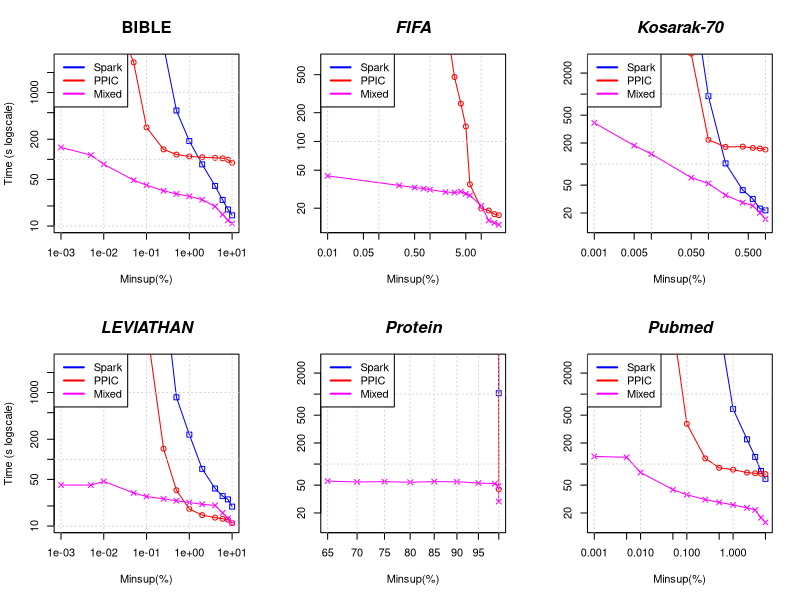

Generate this figure with R:

#png(file="mygraphic.png",width=1259,height=756)
par(mfrow=c(2,3))

#BIBLE 
#DATA
x <- c(0.00001, 0.00005, 0.0001, 0.0005, 0.001, 0.0025, 0.005, 0.01, 0.02, 0.04, 0.06, 0.08, 0.10)*100

spark <-c(40000000, 40000000, 40000000, 40000000, 40000000, 5000000, 538239, 187962, 84010, 39947, 24614, 17728, 14470)/1000
PPIC <- c(40000000, 40000000, 40000000, 2833993, 301266, 140799, 117743, 110585, 107425, 105201, 103492, 98633, 88532)/1000
Mixed <- c(150723, 115710, 84153, 48707, 40943, 33764, 30361, 27948, 24831, 19688, 14911, 12159, 10918)/1000

#PLOT
plot(x,spark, log = "xy", type="o", pch=0, xlab="Minsup(%)", ylab="Time (s logscale)", col="blue", ylim=c(10, 3000))
lines(x,PPIC, col="red", type="o", pch=1)
lines(x,Mixed, col="magenta", type="o", pch=4)
title(main="BIBLE", cex.lab=1.5, cex.axis=1.5, cex.main=1.5, cex.sub=1.5)
grid()
legend("topleft", legend=c("Spark", "PPIC", "Mixed"), lty=c(1,1),lwd=c(2,2), col=c("blue","red", "magenta"), cex = 1)

#FIFA 
#DATA
x <- c(0.0001, 0.0025, 0.005, 0.0075, 0.01, 0.02, 0.03, 0.04, 0.05, 0.06, 0.10, 0.14, 0.18, 0.22)*100

spark <-c(2000000, 2000000, 2000000, 2000000, 2000000, 2000000, 2000000, 2000000, 2000000, 2000000, 2000000, 2000000, 2000000, 2000000)/1000
PPIC <- c(2000000, 2000000, 2000000, 2000000, 2000000, 2000000, 473165, 248836, 143546, 35556, 19849, 18911, 17337, 16897)/1000
Mixed <- c(43620, 34604, 32904, 32074, 31306, 29560, 29193, 29855, 28350, 27236, 21180, 14881, 14039, 13432)/1000

#PLOT
plot(x,spark, log = "xy", type="o", pch=0, xlab="Minsup(%)", ylab="", col="blue", ylim=c(13, 700))
lines(x,PPIC, col="red", type="o", pch=1)
lines(x,Mixed, col="magenta", type="o", pch=4)
title(main="FIFA", font.main=4, cex.lab=1.5, cex.axis=1.5, cex.main=1.5, cex.sub=1.5)
grid()
legend("topleft", legend=c("Spark", "PPIC", "Mixed"), lty=c(1,1),lwd=c(2,2), col=c("blue","red", "magenta"), cex = 1)


#KOSARAK 
#DATA
x <- c(0.00001, 0.00005, 0.0001, 0.0005, 0.001, 0.002, 0.004, 0.006, 0.008, 0.01)*100

spark <- c(40000000, 40000000, 40000000, 40000000, 934453, 102276, 42424, 31769, 23115, 21834)/1000
PPIC <- c(40000000, 40000000, 40000000, 3787552, 222267, 176032, 177696, 170233, 167167, 160994)/1000
Mixed <- c(387796, 183518, 139266, 63920, 52935, 35868, 28153, 25438, 20055, 16337)/1000

#PLOT
plot(x,spark, log = "xy", type="o", pch=0, xlab="Minsup(%)", ylab="", col="blue", ylim=c(13, 3000))
lines(x,PPIC, col="red", type="o", pch=1)
lines(x,Mixed, col="magenta", type="o", pch=4)
title(main="Kosarak-70", font.main=4, cex.lab=1.5, cex.axis=1.5, cex.main=1.5, cex.sub=1.5)
grid()
legend("topleft", legend=c("Spark", "PPIC", "Mixed"), lty=c(1,1),lwd=c(2,2), col=c("blue","red", "magenta"), cex = 1)


#LEVIATHAN 
#DATA
x <- c(0.00001, 0.00005, 0.0001, 0.0005, 0.001, 0.0025, 0.005, 0.01, 0.02, 0.04, 0.06, 0.08, 0.1)*100

spark <-c(40000000, 40000000, 40000000, 40000000, 40000000, 40000000, 849409, 234886, 71863, 36528, 28120, 25105, 19574)/1000
PPIC <- c(10000000, 10000000, 10000000, 10000000, 10000000, 144561, 34394, 18025, 14583, 13385, 12852, 12454, 11079)/1000
Mixed <- c(41206, 41098, 46700, 31285, 27711, 25596, 23960, 22538, 21170, 20423, 15768, 13020, 10890)/1000

#PLOT
plot(x,spark, log = "xy", type="o", pch=0, xlab="Minsup(%)", ylab="Time (s logscale)", col="blue", ylim=c(10, 3000))
lines(x,PPIC, col="red", type="o", pch=1)
lines(x,Mixed, col="magenta", type="o", pch=4)
title(main="LEVIATHAN", font.main=4, cex.lab=1.5, cex.axis=1.5, cex.main=1.5, cex.sub=1.5)
grid()
legend("topleft", legend=c("Spark", "PPIC", "Mixed"), lty=c(1,1),lwd=c(2,2), col=c("blue","red", "magenta"), cex = 1)


#PROTEIN 
#DATA
x <- c(0.65, 0.7, 0.75, 0.8, 0.85, 0.9, 0.95, 0.99, 0.999, 0.9999)*100

spark <-c(40000000, 40000000, 40000000, 40000000, 40000000, 40000000, 40000000, 40000000, 40000000, 1031894)/1000
PPIC <- c(40000000, 40000000, 40000000, 40000000, 40000000, 40000000, 40000000, 40000000, 40000000, 43640)/1000
Mixed <- c(57044, 55519, 56025, 55063, 56175, 55768, 53655, 52482, 48276, 29105)/1000

#PLOT
plot(x,spark, log = "xy", type="o", pch=0, xlab="Minsup(%)", ylab="", col="blue", ylim=c(13, 3000))
lines(x,PPIC, col="red", type="o", pch=1)
lines(x,Mixed, col="magenta", type="o", pch=4)
title(main="Protein", font.main=4, cex.lab=1.5, cex.axis=1.5, cex.main=1.5, cex.sub=1.5)
grid()
legend("topleft", legend=c("Spark", "PPIC", "Mixed"), lty=c(1,1),lwd=c(2,2), col=c("blue","red", "magenta"), cex = 1)


#PUBMED 
#DATA
x <- c(0.00001, 0.00005, 0.0001, 0.0005, 0.001, 0.0025, 0.005, 0.01, 0.02, 0.03, 0.04, 0.05)*100

spark <-c(10000000, 10000000, 10000000, 10000000, 10000000, 10000000, 10000000, 611512, 225720, 126406, 79767, 61397)/1000
PPIC <- c(10000000, 10000000, 10000000, 10000000, 375830, 120681, 88439, 83192, 75572, 73921, 72887, 71834)/1000
Mixed <- c(128653, 124927, 75712, 43018, 36441, 31046, 28413, 26053, 23717, 22047, 17110, 14647)/1000

#PLOT
plot(x,spark, log = "xy", type="o", pch=0, xlab="Minsup(%)", ylab="", col="blue", ylim=c(13, 3000))
lines(x,PPIC, col="red", type="o", pch=1)
lines(x,Mixed, col="magenta", type="o", pch=4)
title(main="Pubmed", font.main=4, cex.lab=1.5, cex.axis=1.5, cex.main=1.5, cex.sub=1.5)
grid()
legend("topleft", legend=c("Spark", "PPIC", "Mixed"), lty=c(1,1),lwd=c(2,2), col=c("blue","red", "magenta"), cex = 1)

#dev.off()
